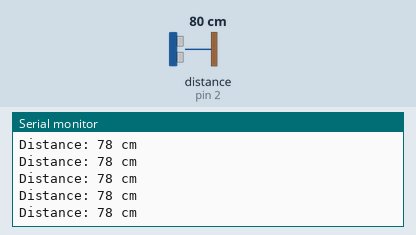
Bench run of a sketch on a simulated Arduino Uno, built with avr-gcc and run on an emulated ATmega328P. Shown: the last lines printed to the serial monitor. Wiring (inferred from the names in the program): ultrasonic range finder: trigger pin 3; echo pin 2. The inputs (shaded band) are chosen by the test bench; at power-on: distance to the obstacle (sensor on pin 2) 80 cm. The echo pulse lasts 58.3 µs per cm.

Above: at 1.2 s.
1.3 s: distance to the obstacle (sensor on pin 2) set to 2 cm
At 2.2 s:
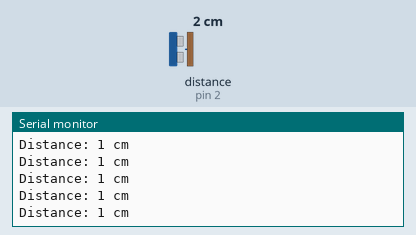
4.3 s: distance to the obstacle (sensor on pin 2) set to 120 cm
At 4.9 s:
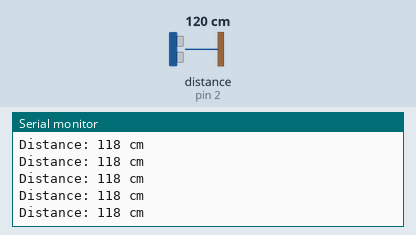
7.3 s: distance to the obstacle (sensor on pin 2) set to 18 cm
At 8.2 s:
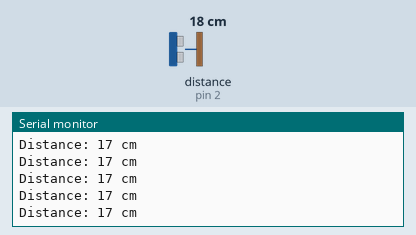
10.3 s: distance to the obstacle (sensor on pin 2) set to 250 cm
At 11.3 s:
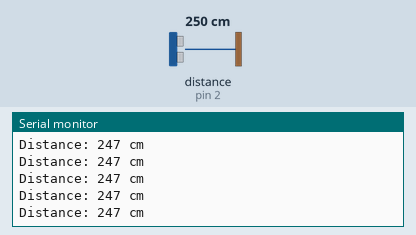
Timing chart, 0 to 13.3 s (numbered marks = the images above; inputs shaded):
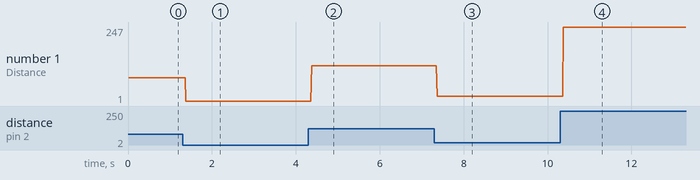

The sketch:

UltraSonic_Sensor.ino
```cpp
#define echoPin 2
#define trigPin 3
long duration;
int distance;

void setup() {
  pinMode(trigPin, OUTPUT);
  pinMode(echoPin, INPUT);
  Serial.begin(9600);
  Serial.println("Ultrasonic Sensor");
}
void loop() {
  // Clears the trigPin condition
  digitalWrite(trigPin, LOW);
  delayMicroseconds(2);
  // Sets the trigPin HIGH (ACTIVE) for 10 microseconds
  digitalWrite(trigPin, HIGH);
  delayMicroseconds(10);
  digitalWrite(trigPin, LOW);
  // Reads the echoPin, returns the sound wave travel time in microseconds
  duration = pulseIn(echoPin, HIGH);
  // Calculating the distance
  distance = duration * 0.034 / 2; // Speed of sound wave divided by 2 (go and back)
  // Displays the distance on the Serial Monitor
  Serial.print("Distance: ");
  Serial.print(distance);
  Serial.println(" cm");
}
```

Measured:
- after the input at 1.3 s, the serial monitor: prints a new line after 0.08 s (image 1)
- after the input at 4.3 s, the serial monitor: prints a new line after 0.08 s (image 2)
- after the input at 7.3 s, the serial monitor: prints a new line after 0.07 s (image 3)
- after the input at 10.3 s, the serial monitor: prints a new line after 0.08 s (image 4)
- plotted number 1: 78 → 1 after the input at 1.3 s, 1 → 118 after the input at 4.3 s, 118 → 17 after the input at 7.3 s, 17 → 247 after the input at 10.3 s
